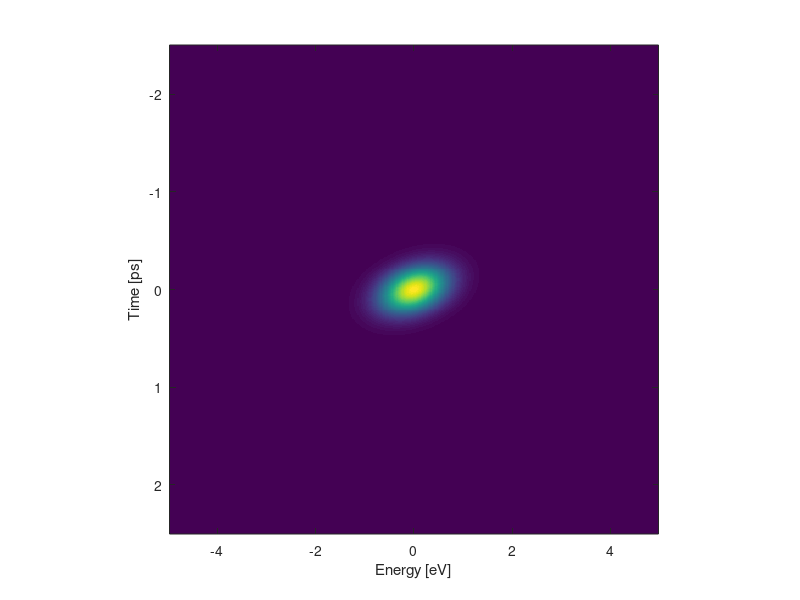

This figure's MATLAB source: (Note: this script raises an error after producing the figure.)
clc; close all; clear all;

%%
InputArgs = [1.4e-02,7.1e-02,1.3e+13,2.7e-01,-8.1e-01];

PulseEnergyGainFactor = InputArgs(1);
PhiGainFactor = InputArgs(2);
Gamma = InputArgs(3);
GammaFactor = InputArgs(4);
Phase = InputArgs(5);

%%
% Fitted parameters
ElectronTotalEnergy = 1.1;
ElectronTotalTime = 3.6e-13;
LaserSpotFWHM = 40e-6;

ElectronTimeCoherentFWHM = 50e-15;
Theta = -7*pi/180;

%% Physical constants
c = 299792458;%[m/s];
e = 1.60217662e-19;%[C]
h = 6.62607004e-34;%[J*s]
hbar = h/(2*pi);

%% System parameters
%Coherent parameters
ElectronTimeCoherentSigma = ElectronTimeCoherentFWHM./(2*sqrt(2*log(2)));%[s]

%Incoherent parameters
ElectronTimeIncoherentSigma = ElectronTotalTime/(2*sqrt(2*log(2)));%[s]    
ElectronEnergyIncoherentSigma = ElectronTotalEnergy/(2*sqrt(2*log(2)));%[eV]

%
v = 0.7*c;%[m/s]
C1 = (-1./(1i*hbar*v))*e;

%% Time variable
Fs = 2.4e15;%[Hz]
dt = 1/Fs;%[s]
L = 2.4e4;
domega = Fs/L*(2*pi);%[Hz]
t = (-L/2:L/2).*dt;%[s]
omega = (-L/2:L/2)*domega;%[Hz]
energy = omega.*hbar/e;%[eV]

%% Time delay
ddt = 10e-15;
deltat = -2.5e-12:ddt:2.5e-12;

%% Incoherent broadening weighting function W(E,t)
SubSampleFactor = 60;
eW = energy(1:SubSampleFactor:end);%[eV]
tW = deltat*1e12;%[ps]

SigmaX = ElectronTimeIncoherentSigma*1e12;
SigmaY = ElectronEnergyIncoherentSigma;

a = cos(Theta)^2/(2*SigmaX^2) + sin(Theta)^2/(2*SigmaY^2);
b = (sin(2*Theta)/4)*((1/SigmaY^2)-(1/SigmaX^2));
c = sin(Theta)^2/(2*SigmaX^2) + cos(Theta)^2/(2*SigmaY^2);

[X,Y] = meshgrid(tW,eW);
W = exp(-(a*X.^2 + 2*b*X.*Y + c*Y.^2));
W = W';

figure(10)
imagesc(eW,tW,W)
xlabel('Energy [eV]')
ylabel('Time [ps]')
axis square
drawnow

ProjT = trapz(eW,W,2);
ProjE = trapz(tW,W,1);

[~,MaxInd] = max(ProjT);
e1 = find(ProjT >= 0.5*ProjT(MaxInd),1,'first');
e2 = find(ProjT >= 0.5*ProjT(MaxInd),1,'last');
FWHM_T = tW(e2) - tW(e1);

[~,MaxInd] = max(ProjE);
e1 = find(ProjE >= 0.5*ProjE(MaxInd),1,'first');
e2 = find(ProjE >= 0.5*ProjE(MaxInd),1,'last');
FWHM_E = eW(e2) - eW(e1);

fprintf('Projected energy FWHM: %.3f [eV]\nProjected time FWHM: %.3f [ps]\n',FWHM_E,FWHM_T);

%% z variable
z = (-1:2e-2:1)*1e-4;%[m]
deltaz = z(2)-z(1);

[Omega,Z] = meshgrid(omega,z);

%% Scan parameters
PulseEnergy = PulseEnergyGainFactor.*10.000.*1e-9;%[J]

x0 = 0;
y0 = -1e-6;

%% Calculate electric potential

Phi = CalcElectricPotential_wXprimeZprimeInt_wRetPotential_womega_xy(PulseEnergy,t,z,x0,y0,Gamma,GammaFactor,LaserSpotFWHM,Phase);
Phi = Phi.*PhiGainFactor;



Phi = movmean(movmean(Phi,3,1),10,2);

figure(20)
imagesc(t,z,Phi)
xlabel('t [s]')
ylabel('z [m]')
drawnow

%% Time domain Fourier transform
PhiFFT = fftshift(fft(Phi,length(t),2),2);
PhiFFT = PhiFFT./max(omega);

%% beta(omega)
PhiZ = PhiFFT.*exp(-1i*Omega.*Z/v);
beta = sum(PhiZ,1).*deltaz;

%% f(t)
parfor TimeInd = 1:length(t)
    I(TimeInd) = C1.*trapz(omega,2.*real(exp(1i.*omega.*t(TimeInd)).*beta));    
end

%% Sweep time delay - Psi(E,deltat)
Deltat = repmat(deltat',1,length(t));
T = repmat(t,length(deltat),1);
Ishift = circshift(I,ceil(length(t)/2));
ft = exp(-Ishift);
FT = repmat(ft,length(deltat),1);
PsiCoherent = FT.*exp(-(T-Deltat).^2/(2*ElectronTimeCoherentSigma.^2));

PsiCoherent = fftshift(fft(PsiCoherent,length(t),2),2);

PsiCoherent = (abs(PsiCoherent)).^2;
PsiCoherent = PsiCoherent./trapz(energy,PsiCoherent,2);

params_m.PulseEnergy = PulseEnergy;
params_m.Gamma = Gamma;
params_m.GammaFactor = GammaFactor;
params_m.LaserSpotFWHM = LaserSpotFWHM;
params_m.Phase = Phase;
params_m.Phi = Phi;
params_m.PsiCoherent = PsiCoherent;

save('params_m.mat','params_m');

figure(30)
imagesc(energy,deltat.*1e12,PsiCoherent)
title('|\psi_{Coherent}(E)|^2','FontWeight','Normal')
xlabel('Energy [eV]')
ylabel('\Deltat [ps]')
colorbar
colormap jet
axis square
drawnow

%% Sub-sample the model time scan and normalize
TimeScan_Model = PsiCoherent(:,1:SubSampleFactor:end);
TimeScan_Model = TimeScan_Model./trapz(eW,TimeScan_Model,2);

%% Incoherent convolution
TimeScan_Model_Sum = zeros(size(TimeScan_Model));

WCutOff = 0.01*max(W(:));

parfor tInd = 1:length(tW)
    for eInd = 1:length(eW)

        if W(tInd,eInd) < WCutOff
            continue
        end

        TimeScan_Model_Sum = TimeScan_Model_Sum + W(tInd,eInd).*...
            circshift(circshift(TimeScan_Model,-ceil(length(tW)/2)+tInd,1),-ceil(length(eW)/2)+eInd,2);

    end
end

TimeScan_Model_HR = TimeScan_Model_Sum;
TimeScan_Model_HR = TimeScan_Model_HR./trapz(eW,TimeScan_Model_HR,2);
TimeScan_Model_HR = TimeScan_Model_HR./max(TimeScan_Model_HR(:));

%% Plot
figure(40)
imagesc(eW,tW,TimeScan_Model_HR)
title('\psi_{Model}','FontWeight','Normal')
xlabel('Energy [eV]')
ylabel('\Deltat [ps]')
xlim([-3 3])
ylim([-0.5 1.2])
colorbar
colormap jet
axis square
drawnow
box on
ax = gca;
ax.LineWidth = 2;
ax.FontSize = 18;
ax.XTick = -3:1.5:3;
ax.YTick = -0.5:0.5:1;

phi_incoherent_m = TimeScan_Model_HR;
save('phi_incoherent_m','phi_incoherent_m');
